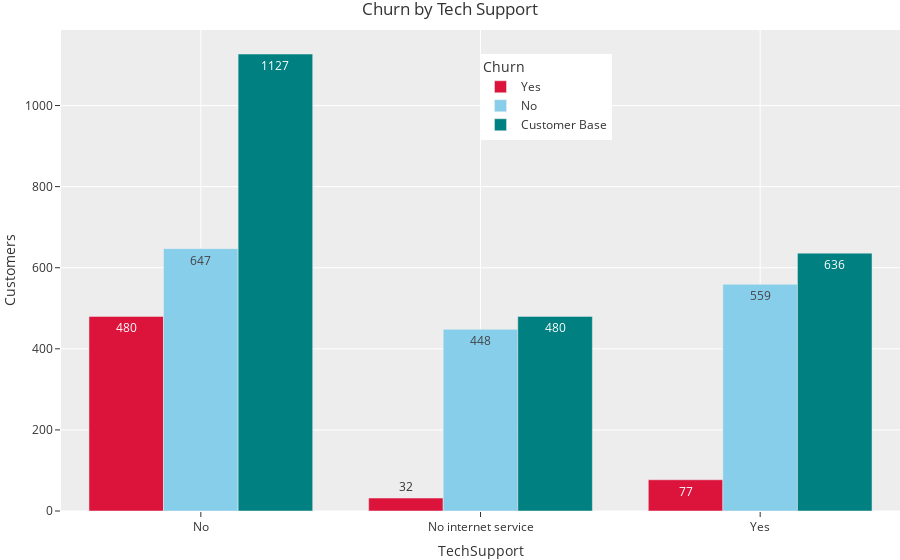

Write notebook code for a chart like this one.
### Code cell
colors = ['crimson','skyblue','teal']
techsupport_barchart=px.bar(techsupport_attrition_df,x='TechSupport',y='Customers',color='Churn',text='Customers',color_discrete_sequence=colors,barmode="group",
                           title='Churn by Tech Support')
techsupport_barchart.update_layout(legend=dict(yanchor="top",y=0.95,xanchor="left",x=0.50),autosize=True,margin=dict(t=30,b=0,l=0,r=0)) #use barmode='stack' when stacking,

### Figure 1 — Plotly figure (JSON) as saved in the notebook; plotly's stock layout.template omitted (floating-point values rounded to 4 significant figures)
{"data": [{"alignmentgroup": "True", "hovertemplate": "Churn=Yes<br>TechSupport=%{x}<br>Customers=%{text}<extra></extra>", "legendgroup": "Yes", "marker": {"color": "crimson"}, "name": "Yes", "offsetgroup": "Yes", "orientation": "v", "showlegend": true, "text": [480, 32, 77], "textposition": "auto", "type": "bar", "x": ["No", "No internet service", "Yes"], "xaxis": "x", "y": [480, 32, 77], "yaxis": "y"}, {"alignmentgroup": "True", "hovertemplate": "Churn=No<br>TechSupport=%{x}<br>Customers=%{text}<extra></extra>", "legendgroup": "No", "marker": {"color": "skyblue"}, "name": "No", "offsetgroup": "No", "orientation": "v", "showlegend": true, "text": [647, 448, 559], "textposition": "auto", "type": "bar", "x": ["No", "No internet service", "Yes"], "xaxis": "x", "y": [647, 448, 559], "yaxis": "y"}, {"alignmentgroup": "True", "hovertemplate": "Churn=Customer Base<br>TechSupport=%{x}<br>Customers=%{text}<extra></extra>", "legendgroup": "Customer Base", "marker": {"color": "teal"}, "name": "Customer Base", "offsetgroup": "Customer Base", "orientation": "v", "showlegend": true, "text": [1127, 480, 636], "textposition": "auto", "type": "bar", "x": ["No", "No internet service", "Yes"], "xaxis": "x", "y": [1127, 480, 636], "yaxis": "y"}], "layout": {"autosize": true, "barmode": "group", "legend": {"title": {"text": "Churn"}, "tracegroupgap": 0, "x": 0.5, "xanchor": "left", "y": 0.95, "yanchor": "top"}, "margin": {"b": 0, "l": 0, "r": 0, "t": 30}, "title": {"text": "Churn by Tech Support"}, "xaxis": {"anchor": "y", "domain": [0, 1], "title": {"text": "TechSupport"}}, "yaxis": {"anchor": "x", "domain": [0, 1], "title": {"text": "Customers"}}}}
